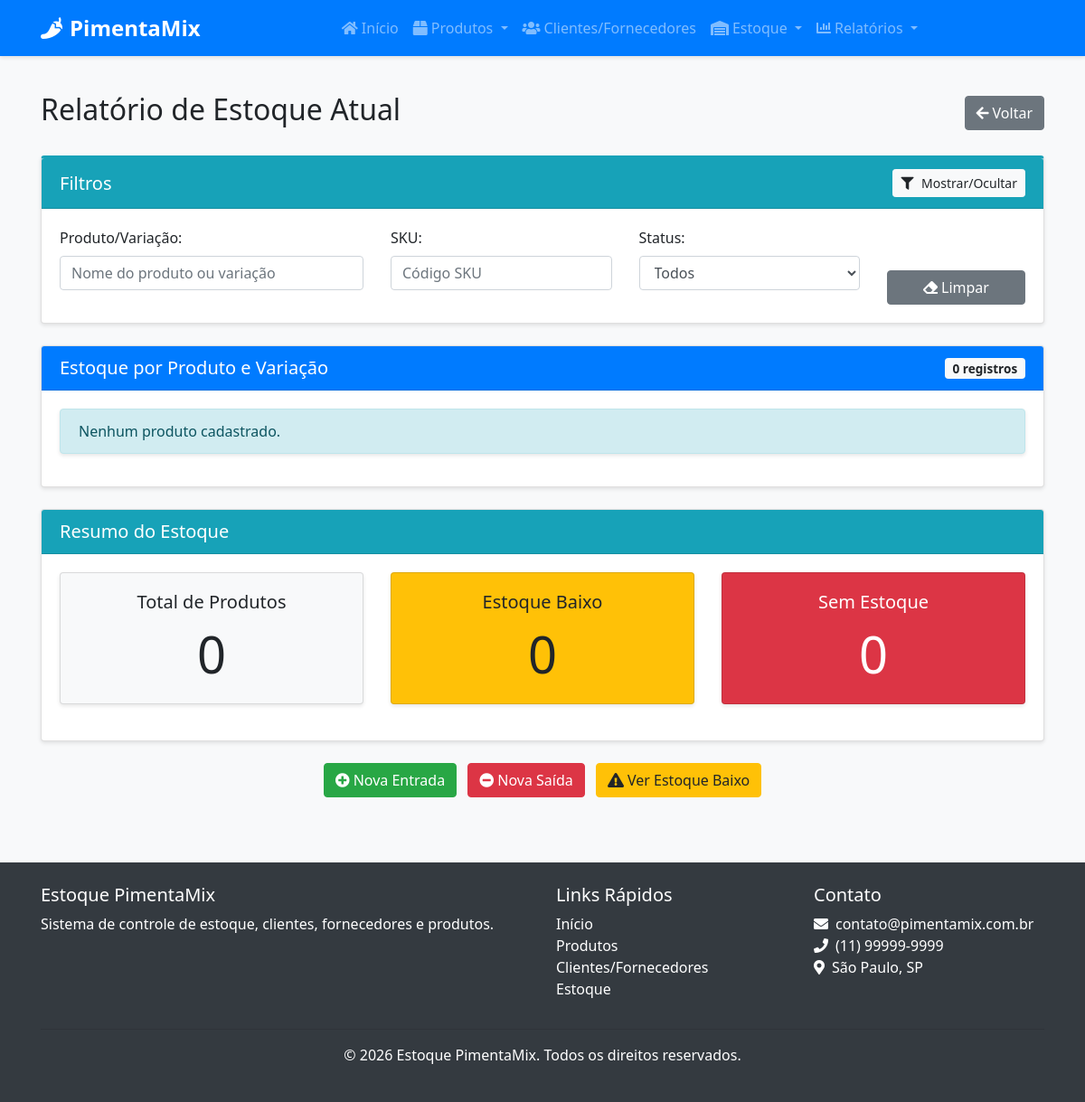
The page /relatorios/estoque-atual on the database as committed earlier.
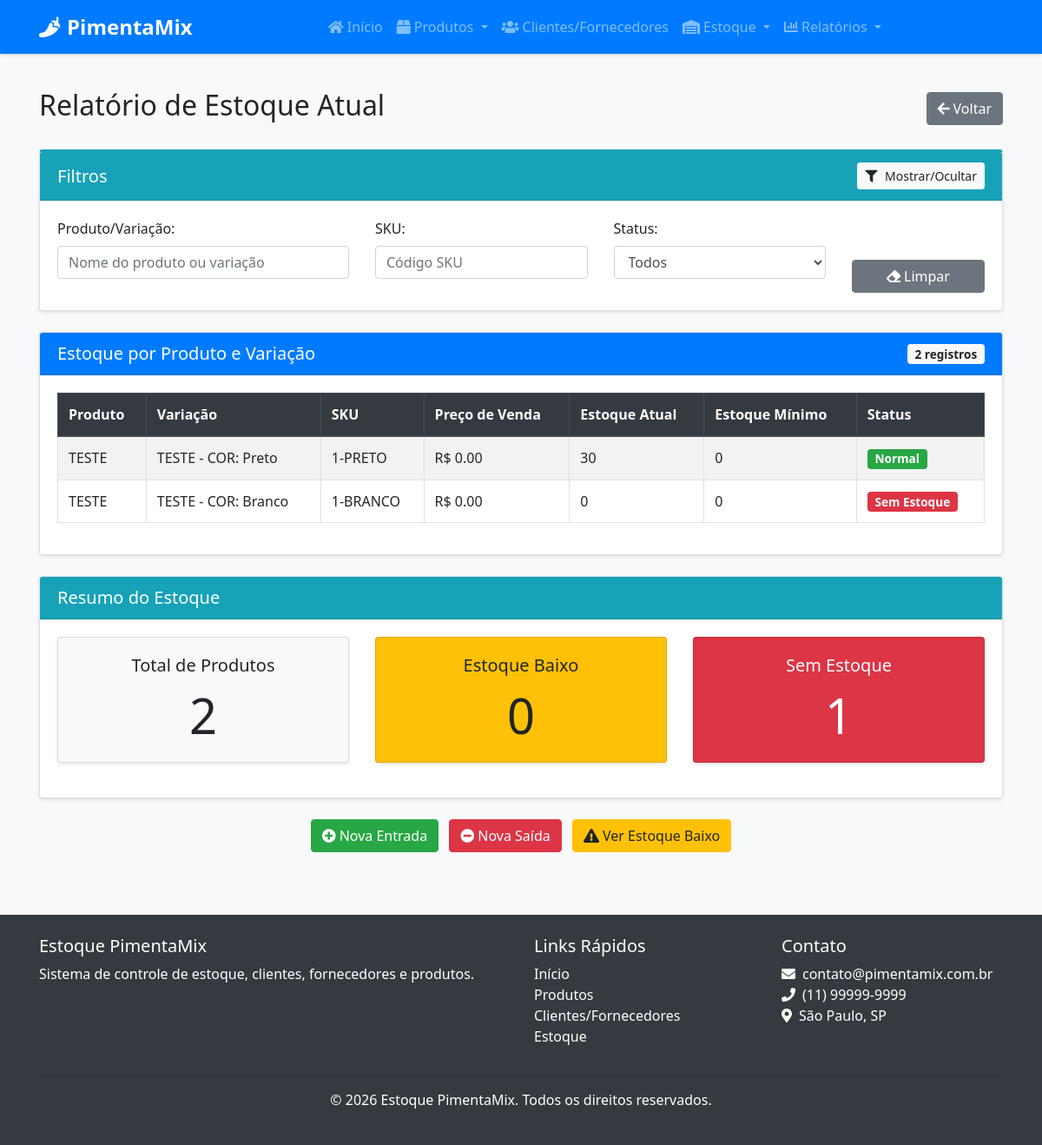
The same page on the database as committed later.
### src/models/produto.py (models this page shows, shortened)
class Produto(db.Model):
    __tablename__ = 'produto'
    id = db.Column(db.Integer, primary_key=True) # Corrigido: Indentação removida
    nome = db.Column(db.String(100), nullable=False)
    descricao = db.Column(db.Text, nullable=True)
    sku_base = db.Column(db.String(50), nullable=True, unique=True) # Adicionado SKU Base
    isbn = db.Column(db.String(20), nullable=True) # Adicionado ISBN
    categoria_id = db.Column(db.Integer, db.ForeignKey('categoria.id'), nullable=False)
    fornecedor_id = db.Column(db.Integer, db.ForeignKey('cliente_fornecedor.id'), nullable=True)
    data_cadastro = db.Column(db.DateTime, default=datetime.utcnow) # Corrigido: Removido 'mentos'
    variacoes = db.relationship('ProdutoVariacao', backref='produto', lazy=True, cascade="all, delete-orphan")

class ProdutoVariacao(db.Model):
    __tablename__ = 'produto_variacao'
    id = db.Column(db.Integer, primary_key=True)
    produto_id = db.Column(db.Integer, db.ForeignKey('produto.id'), nullable=False)
    nome = db.Column(db.String(100), nullable=False)
    sku = db.Column(db.String(50), nullable=False, unique=True)
    preco_venda = db.Column(db.Float, nullable=False)
    quantidade_atual = db.Column(db.Integer, default=0)
    estoque_minimo = db.Column(db.Integer, default=5)
    atributos_valores = db.relationship('AtributoValor', secondary=produto_variacao_atributo_valor,
                                       backref=db.backref('variacoes', lazy=True))
    entradas = db.relationship('EntradaEstoque', backref='variacao', lazy=True)
    saidas = db.relationship('SaidaEstoque', backref='variacao', lazy=True)
    def estoque_baixo(self):
        return self.quantidade_atual < self.estoque_minimo

### src/routes/relatorio.py (the view)
@relatorio_bp.route('/estoque-atual')
def estoque_atual():
    produtos = Produto.query.all()
    dados = []
    for produto in produtos:
        for variacao in produto.variacoes:
            dados.append({
                'produto': produto,
                'variacao': variacao,
                'estoque_baixo': variacao.estoque_baixo()
            })
    return render_template('relatorio/estoque_atual.html', dados=dados)

### src/templates/relatorio/estoque_atual.html (shortened to what the changed rows need)
{% extends "base.html" %}
{% block content %}
<div class="container">
    <div class="d-flex justify-content-between align-items-center mb-4">
        <h2>Relatório de Estoque Atual</h2>
    </div>
    <div class="card">
        <div class="card-header bg-primary text-white d-flex justify-content-between align-items-center">
            <h5 class="mb-0">Estoque por Produto e Variação</h5>
            <span class="badge badge-light" id="contador-registros">{{ dados|length }} registros</span>
        </div>
        <div class="card-body">
            {% if dados %}
                <div class="table-container">
                    <table class="table table-striped table-bordered" id="tabela-estoque">
                        <thead class="thead-dark">
                            <tr>
                                <th>Produto</th>
                                <th>Variação</th>
                                <th>SKU</th>
                                <th>Preço de Venda</th>
                                <th>Estoque Atual</th>
                                <th>Estoque Mínimo</th>
                                <th>Status</th>
                            </tr>
                        </thead>
                        <tbody>
                            {% for item in dados %}
                                <tr data-produto="{{ item.produto.nome }}" data-variacao="{{ item.variacao.nome }}" data-sku="{{ item.variacao.sku }}" data-status="{% if item.estoque_baixo %}baixo{% elif item.variacao.quantidade_atual == 0 %}zero{% else %}normal{% endif %}">
                                    <td>{{ item.produto.nome }}</td>
                                    <td>{{ item.variacao.nome }}</td>
                                    <td>{{ item.variacao.sku }}</td>
                                    <td>R$ {{ "%.2f"|format(item.variacao.preco_venda) }}</td>
                                    <td>{{ item.variacao.quantidade_atual }}</td>
                                    <td>{{ item.variacao.estoque_minimo }}</td>
                                    <td>
                                        {% if item.variacao.quantidade_atual == 0 %}
                                            <span class="badge badge-danger">Sem Estoque</span>
                                        {% elif item.estoque_baixo %}
                                            <span class="badge badge-warning">Estoque Baixo</span>
                                        {% else %}
                                            <span class="badge badge-success">Normal</span>
                                        {% endif %}
                                    </td>
                                </tr>
                            {% endfor %}
                        </tbody>
                    </table>
                </div>
            {% else %}
                <div class="alert alert-info">
                    Nenhum produto cadastrado.
                </div>
            {% endif %}
        </div>
    </div>
    <div class="card mt-4">
        <div class="card-body">
            <div class="row">
                <div class="col-md-4">
                    <div class="card bg-light">
                        <div class="card-body text-center">
                            <h5 class="card-title">Total de Produtos</h5>
                            <p class="card-text display-4">{{ dados|length }}</p>
                        </div>
                    </div>
                </div>
                <div class="col-md-4">
                    <div class="card bg-danger text-white">
                        <div class="card-body text-center">
                            <h5 class="card-title">Sem Estoque</h5>
                            <p class="card-text display-4">{{ dados|selectattr('variacao.quantidade_atual', 'equalto', 0)|list|length }}</p>
                        </div>
                    </div>
                </div>
            </div>
        </div>
    </div>
</div>
{% endblock %}

Rows that differ between the two databases and show on the page:
added Produto: produto.nome "TESTE" "TESTE"
added ProdutoVariacao: variacao.nome "TESTE - COR: Preto", variacao.sku "1-PRETO", variacao.preco_venda "0.00", variacao.quantidade_atual "30", variacao.estoque_minimo "0"
added ProdutoVariacao: variacao.nome "TESTE - COR: Branco", variacao.sku "1-BRANCO", variacao.preco_venda "0.00", variacao.quantidade_atual "0", variacao.estoque_minimo "0"
Other text that changed with them:
{{ dados|length }}: "0" → "2"
text no longer shown: "0 Nenhum produto cadastrado."
text now shown: "Produto Variação SKU Preço de Venda Estoque Atual Estoque Mínimo Status 1"
new list line: "R$ Normal"
new list line: "R$ Sem Estoque"
